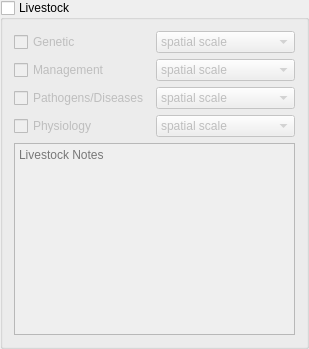
            <widget class="QGroupBox" name="gbDatasetDataTypesLivestock">
             <property name="title">
              <string>Livestock</string>
             </property>
             <property name="checkable">
              <bool>true</bool>
             </property>
             <property name="checked">
              <bool>false</bool>
             </property>
             <layout class="QGridLayout" name="gridLayout_19">
              <property name="verticalSpacing">
               <number>-1</number>
              </property>
              <item row="2" column="0">
               <widget class="QCheckBox" name="chbxDatasetDataTypesLivestockPathogens">
                <property name="text">
                 <string>Pathogens/Diseases</string>
                </property>
               </widget>
              </item>
              <item row="1" column="0">
               <widget class="QCheckBox" name="chbxDatasetDataTypesLivestockMgmt">
                <property name="text">
                 <string>Management</string>
                </property>
               </widget>
              </item>
              <item row="0" column="0">
               <widget class="QCheckBox" name="chbxDatasetDataTypesLivestockGenetic">
                <property name="text">
                 <string>Genetic</string>
                </property>
               </widget>
              </item>
              <item row="2" column="1">
               <widget class="QComboBox" name="cbDatasetSpatialScaleLivestockPathogens">
                <item>
                 <property name="text">
                  <string>spatial scale</string>
                 </property>
                </item>
                <item>
                 <property name="text">
                  <string>Molecular</string>
                 </property>
                </item>
                <item>
                 <property name="text">
                  <string>Cellular</string>
                 </property>
                </item>
                <item>
                 <property name="text">
                  <string>Organ</string>
                 </property>
                </item>
                <item>
                 <property name="text">
                  <string>Whole Animal</string>
                 </property>
                </item>
                <item>
                 <property name="text">
                  <string>Flock</string>
                 </property>
                </item>
                <item>
                 <property name="text">
                  <string>Herd</string>
                 </property>
                </item>
                <item>
                 <property name="text">
                  <string>Administrative Area</string>
                 </property>
                </item>
                <item>
                 <property name="text">
                  <string>National</string>
                 </property>
                </item>
                <item>
                 <property name="text">
                  <string>International Region</string>
                 </property>
                </item>
                <item>
                 <property name="text">
                  <string>Global</string>
                 </property>
                </item>
               </widget>
              </item>
              <item row="0" column="1">
               <widget class="QComboBox" name="cbDatasetSpatialScaleLivestockGenetic">
                <item>
                 <property name="text">
                  <string>spatial scale</string>
                 </property>
                </item>
                <item>
                 <property name="text">
                  <string>Molecular</string>
                 </property>
                </item>
                <item>
                 <property name="text">
                  <string>Cellular</string>
                 </property>
                </item>
                <item>
                 <property name="text">
                  <string>Organ</string>
                 </property>
                </item>
                <item>
                 <property name="text">
                  <string>Whole Animal</string>
                 </property>
                </item>
                <item>
                 <property name="text">
                  <string>Flock</string>
                 </property>
                </item>
                <item>
                 <property name="text">
                  <string>Herd</string>
                 </property>
                </item>
                <item>
                 <property name="text">
                  <string>Administrative Area</string>
                 </property>
                </item>
                <item>
                 <property name="text">
                  <string>National</string>
                 </property>
                </item>
                <item>
                 <property name="text">
                  <string>International Region</string>
                 </property>
                </item>
                <item>
                 <property name="text">
                  <string>Global</string>
                 </property>
                </item>
               </widget>
              </item>
              <item row="1" column="1">
               <widget class="QComboBox" name="cbDatasetSpatialScaleLivestockMgmt">
                <item>
                 <property name="text">
                  <string>spatial scale</string>
                 </property>
                </item>
                <item>
                 <property name="text">
                  <string>Molecular</string>
                 </property>
                </item>
                <item>
                 <property name="text">
                  <string>Cellular</string>
                 </property>
                </item>
                <item>
                 <property name="text">
                  <string>Organ</string>
                 </property>
                </item>
                <item>
                 <property name="text">
                  <string>Whole Animal</string>
                 </property>
                </item>
                <item>
                 <property name="text">
                  <string>Flock</string>
                 </property>
                </item>
                <item>
                 <property name="text">
                  <string>Herd</string>
                 </property>
                </item>
                <item>
                 <property name="text">
                  <string>Administrative Area</string>
                 </property>
                </item>
                <item>
                 <property name="text">
                  <string>National</string>
                 </property>
                </item>
                <item>
                 <property name="text">
                  <string>International Region</string>
                 </property>
                </item>
                <item>
                 <property name="text">
                  <string>Global</string>
                 </property>
                </item>
               </widget>
              </item>
              <item row="3" column="1">
               <widget class="QComboBox" name="cbDatasetSpatialScaleLivestockPhysiology">
                <item>
                 <property name="text">
                  <string>spatial scale</string>
                 </property>
                </item>
                <item>
                 <property name="text">
                  <string>Molecular</string>
                 </property>
                </item>
                <item>
                 <property name="text">
                  <string>Cellular</string>
                 </property>
                </item>
                <item>
                 <property name="text">
                  <string>Organ</string>
                 </property>
                </item>
                <item>
                 <property name="text">
                  <string>Whole Animal</string>
                 </property>
                </item>
                <item>
                 <property name="text">
                  <string>Flock</string>
                 </property>
                </item>
                <item>
                 <property name="text">
                  <string>Herd</string>
                 </property>
                </item>
                <item>
                 <property name="text">
                  <string>Administrative Area</string>
                 </property>
                </item>
                <item>
                 <property name="text">
                  <string>National</string>
                 </property>
                </item>
                <item>
                 <property name="text">
                  <string>International Region</string>
                 </property>
                </item>
                <item>
                 <property name="text">
                  <string>Global</string>
                 </property>
                </item>
               </widget>
              </item>
              <item row="3" column="0">
               <widget class="QCheckBox" name="chbxDatasetDataTypesLivestockPhysiology">
                <property name="text">
                 <string>Physiology</string>
                </property>
               </widget>
              </item>
              <item row="4" column="0" colspan="2">
               <widget class="QTextEdit" name="tedDatasetLivestockNotes">
                <property name="documentTitle">
                 <string>Livestock Notes</string>
                </property>
                <property name="placeholderText">
                 <string>Livestock Notes</string>
                </property>
               </widget>
              </item>
             </layout>
            </widget>
